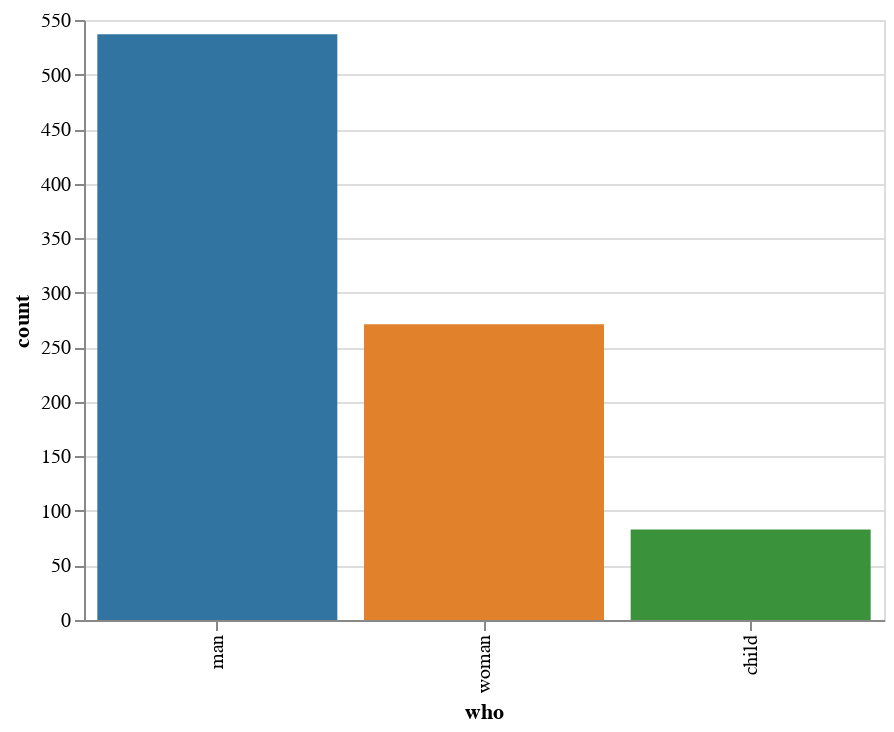

Write notebook code for a chart like this one.
### Code cell
display(salt.countplot(x="who", data=titanic, facecolor=(0, 0, 0, 0), linewidth=5, edgecolor=sns.color_palette("dark", 3)))
ax = sns.countplot(x="who", data=titanic, facecolor=(0, 0, 0, 0), linewidth=5, edgecolor=sns.color_palette("dark", 3))

### Figure 1 — Vega-Lite specification as saved in the notebook (floating-point values rounded to 4 significant figures)
{"$schema": "https://vega.github.io/schema/vega-lite/v2.4.1.json", "config": {"view": {"height": 300, "width": 400}}, "data": {"values": [{"c": "rgb(49.62499999999999, 115.62499999999996, 161.37500000000003)", "count": 537, "who": "man"}, {"c": "rgb(224.87499999999997, 128.875, 44.12500000000004)", "count": 271, "who": "woman"}, {"c": "rgb(58.49999999999999, 145.50000000000003, 58.49999999999999)", "count": 83, "who": "child"}]}, "encoding": {"color": {"field": "c", "scale": null, "type": "nominal"}, "x": {"axis": {"title": "who"}, "field": "who", "sort": null, "type": "nominal"}, "y": {"axis": {"title": "count"}, "field": "count", "type": "quantitative"}}, "mark": "bar", "selection": {"selector010": {"bind": "scales", "encodings": ["x", "y"], "mark": {"fill": "#333", "fillOpacity": 0.125, "stroke": "white"}, "on": "[mousedown, window:mouseup] > window:mousemove!", "resolve": "global", "translate": "[mousedown, window:mouseup] > window:mousemove!", "type": "interval", "zoom": "wheel!"}}}
